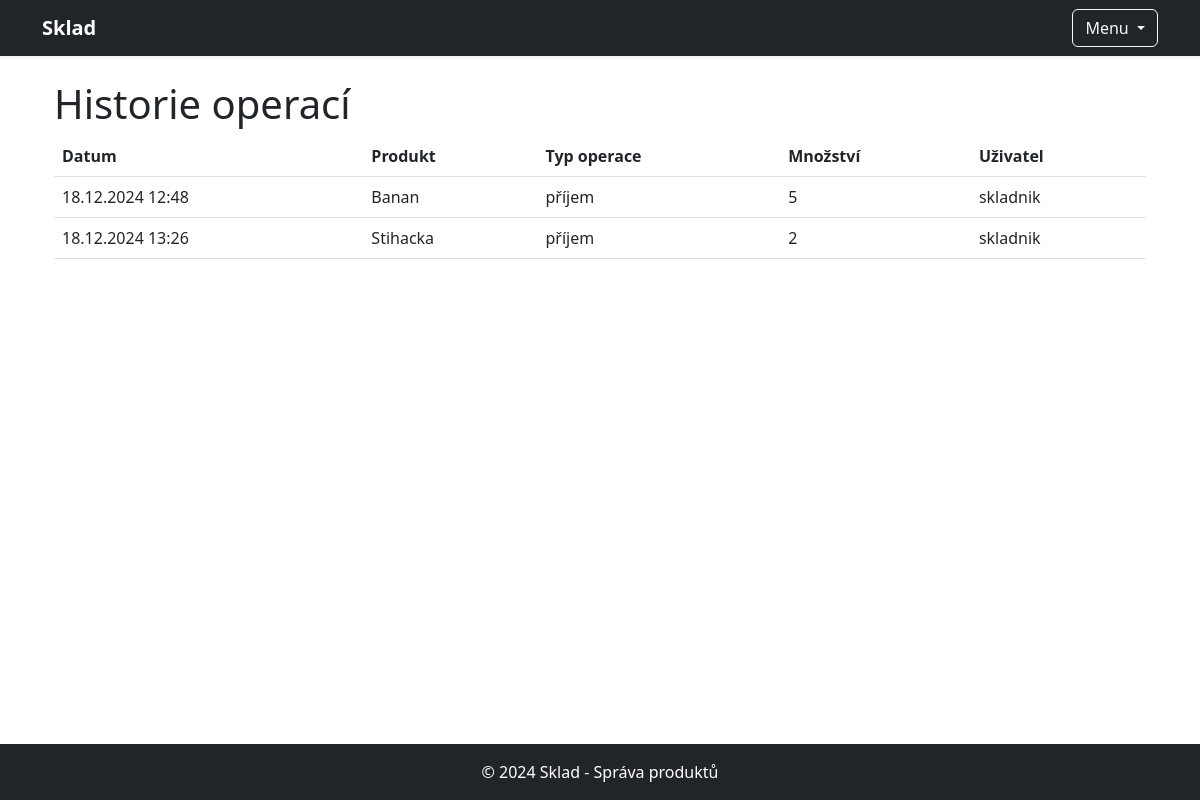
Before: /historie/ with the older database file.
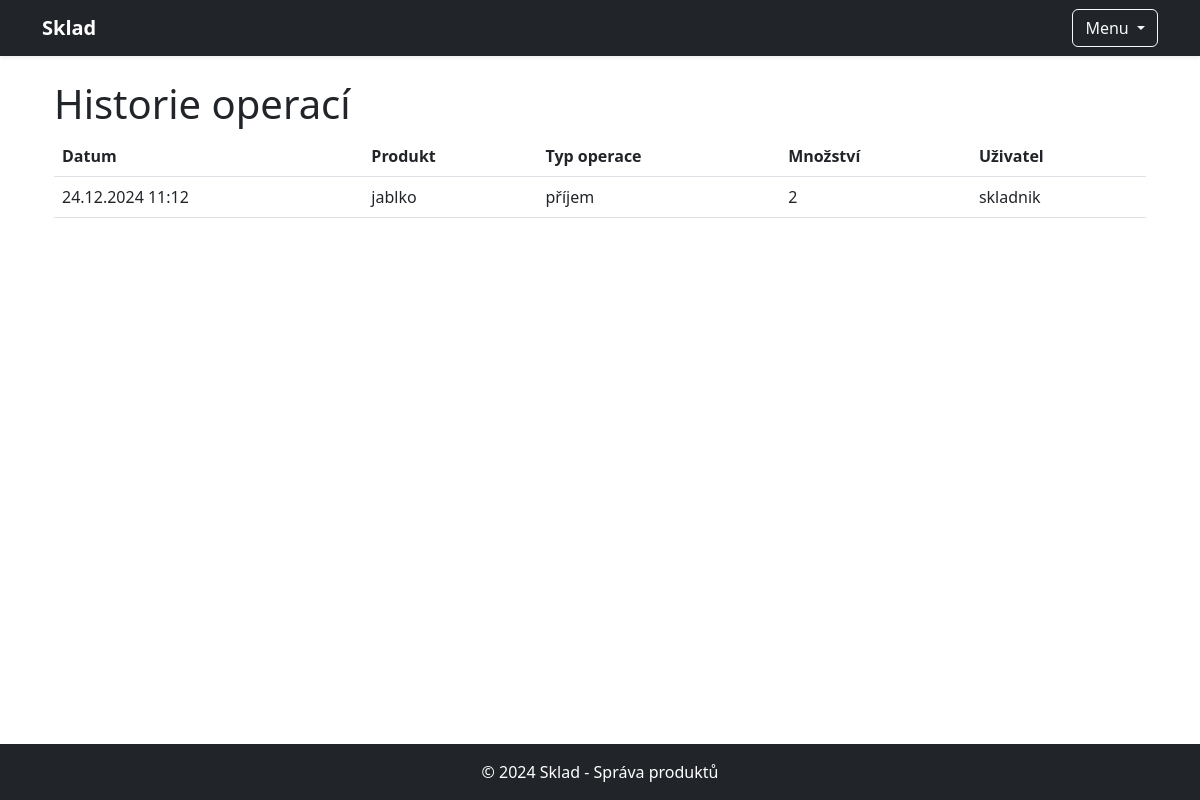
After: the same page with the newer database file.
### sklad/models.py (models this page shows, shortened)
class HistorieOperaci(models.Model):
    produkt = models.ForeignKey(Produkt, on_delete=models.SET_NULL, null=True, blank=True)
    produkt_nazev = models.CharField(max_length=200, blank=True, null=True)
    uzivatel = models.ForeignKey(User, on_delete=models.CASCADE)
    datum = models.DateTimeField(auto_now_add=True)
    typ_operace = models.CharField(max_length=10, choices=[('příjem', 'Příjem'), ('výdej', 'Výdej')])
    mnozstvi = models.PositiveIntegerField()

class Produkt(models.Model):
    nazev = models.CharField(max_length=200)
    popis = models.TextField(blank=True)
    cena = models.DecimalField(max_digits=10, decimal_places=2)
    mnozstvi = models.PositiveIntegerField()
    min_zasoba = models.PositiveIntegerField(default=0)
    uzivatel = models.ForeignKey(User, on_delete=models.SET_NULL, null=True, blank=True)  # Cizí klíč na uživatele

### sklad/views.py (the view)
# urls.py: path('historie/', views.historie_operaci, name='historie_operaci'),
def historie_operaci(request):
    historie = HistorieOperaci.objects.all()
    return render(request, 'sklad/historie.html', {'historie': historie})

### sklad/templates/sklad/historie.html
{% extends 'sklad/base.html' %}
{% block content %}
<div class="container">
    <h1>Historie operací</h1>
    {% if historie %}
        <table class="table">
            <thead>
                <tr>
                    <th>Datum</th>
                    <th>Produkt</th>
                    <th>Typ operace</th>
                    <th>Množství</th>
                    <th>Uživatel</th>
                </tr>
            </thead>
            <tbody>
                {% for operace in historie %}
                    <tr>
                        <td>{{ operace.datum|date:"d.m.Y H:i" }}</td>
                        <td>{{ operace.produkt.nazev }}</td>
                        <td>{{ operace.typ_operace }}</td>
                        <td>{{ operace.mnozstvi }}</td>
                        <td>{{ operace.uzivatel.username|default:"-" }}</td>
                    </tr>
                {% endfor %}
            </tbody>
        </table>
    {% else %}
        <p>Žádné operace nejsou k dispozici.</p>
    {% endif %}
</div>
{% endblock %}

Changed rows visible on the page:
removed HistorieOperaci: datum "18.12.2024 12:48", produkt.nazev "Banan", typ_operace "příjem", mnozstvi "5", uzivatel.username "skladnik"
removed HistorieOperaci: datum "18.12.2024 13:26", produkt.nazev "Stihacka", typ_operace "příjem", mnozstvi "2", uzivatel.username "skladnik"
added HistorieOperaci: datum "24.12.2024 11:12", produkt.nazev "jablko", typ_operace "příjem", mnozstvi "2", uzivatel.username "skladnik"
